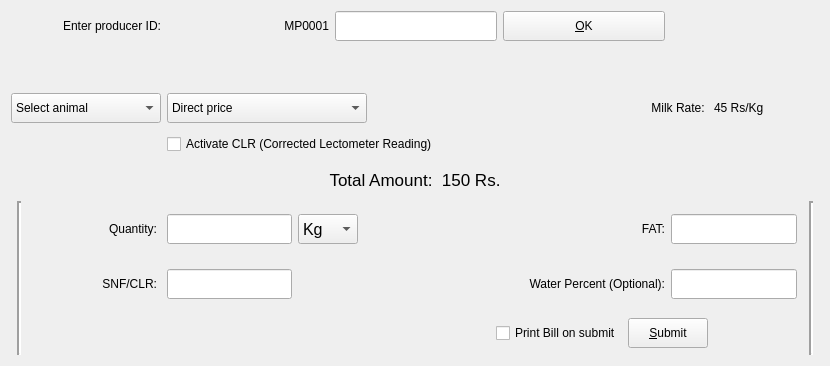
         <widget class="QWidget" name="producerTab">
          <attribute name="title">
           <string>          Producer          </string>
          </attribute>
          <layout class="QGridLayout" name="gridLayout_2">
           <item row="5" column="1">
            <widget class="QLabel" name="label_17">
             <property name="sizePolicy">
              <sizepolicy hsizetype="Preferred" vsizetype="Fixed">
               <horstretch>0</horstretch>
               <verstretch>0</verstretch>
              </sizepolicy>
             </property>
             <property name="minimumSize">
              <size>
               <width>120</width>
               <height>30</height>
              </size>
             </property>
             <property name="maximumSize">
              <size>
               <width>120</width>
               <height>30</height>
              </size>
             </property>
             <property name="text">
              <string>Quantity:</string>
             </property>
             <property name="alignment">
              <set>Qt::AlignRight|Qt::AlignTrailing|Qt::AlignVCenter</set>
             </property>
             <property name="wordWrap">
              <bool>true</bool>
             </property>
            </widget>
           </item>
           <item row="5" column="5">
            <spacer name="horizontalSpacer_3">
             <property name="orientation">
              <enum>Qt::Horizontal</enum>
             </property>
             <property name="sizeHint" stdset="0">
              <size>
               <width>60</width>
               <height>20</height>
              </size>
             </property>
            </spacer>
           </item>
           <item row="5" column="6" colspan="2">
            <widget class="QLabel" name="pFatLabel">
             <property name="sizePolicy">
              <sizepolicy hsizetype="Preferred" vsizetype="Fixed">
               <horstretch>0</horstretch>
               <verstretch>0</verstretch>
              </sizepolicy>
             </property>
             <property name="minimumSize">
              <size>
               <width>0</width>
               <height>30</height>
              </size>
             </property>
             <property name="maximumSize">
              <size>
               <width>16777215</width>
               <height>30</height>
              </size>
             </property>
             <property name="text">
              <string>FAT:</string>
             </property>
             <property name="alignment">
              <set>Qt::AlignRight|Qt::AlignTrailing|Qt::AlignVCenter</set>
             </property>
             <property name="wordWrap">
              <bool>true</bool>
             </property>
            </widget>
           </item>
           <item row="2" column="0" colspan="2">
            <widget class="QComboBox" name="pAnimalBox">
             <property name="minimumSize">
              <size>
               <width>150</width>
               <height>30</height>
              </size>
             </property>
             <property name="maximumSize">
              <size>
               <width>200</width>
               <height>30</height>
              </size>
             </property>
             <property name="cursor">
              <cursorShape>PointingHandCursor</cursorShape>
             </property>
             <property name="toolTip">
              <string>select animal type</string>
             </property>
             <item>
              <property name="text">
               <string>Select animal</string>
              </property>
             </item>
             <item>
              <property name="text">
               <string>Buffalo</string>
              </property>
             </item>
             <item>
              <property name="text">
               <string>Cow</string>
              </property>
             </item>
             <item>
              <property name="text">
               <string>Goat</string>
              </property>
             </item>
             <item>
              <property name="text">
               <string>Mix</string>
              </property>
             </item>
            </widget>
           </item>
           <item row="2" column="6" colspan="3">
            <widget class="QLabel" name="label_15">
             <property name="sizePolicy">
              <sizepolicy hsizetype="Preferred" vsizetype="Fixed">
               <horstretch>0</horstretch>
               <verstretch>0</verstretch>
              </sizepolicy>
             </property>
             <property name="minimumSize">
              <size>
               <width>200</width>
               <height>30</height>
              </size>
             </property>
             <property name="maximumSize">
              <size>
               <width>16777215</width>
               <height>30</height>
              </size>
             </property>
             <property name="text">
              <string>Milk Rate: </string>
             </property>
             <property name="alignment">
              <set>Qt::AlignRight|Qt::AlignTrailing|Qt::AlignVCenter</set>
             </property>
             <property name="wordWrap">
              <bool>true</bool>
             </property>
            </widget>
           </item>
           <item row="3" column="2" colspan="6">
            <widget class="QCheckBox" name="pclrBox">
             <property name="sizePolicy">
              <sizepolicy hsizetype="Preferred" vsizetype="Fixed">
               <horstretch>0</horstretch>
               <verstretch>0</verstretch>
              </sizepolicy>
             </property>
             <property name="minimumSize">
              <size>
               <width>0</width>
               <height>30</height>
              </size>
             </property>
             <property name="maximumSize">
              <size>
               <width>16777215</width>
               <height>30</height>
              </size>
             </property>
             <property name="cursor">
              <cursorShape>PointingHandCursor</cursorShape>
             </property>
             <property name="toolTip">
              <string>activate or deactivate clr for milk entry</string>
             </property>
             <property name="text">
              <string>Activate CLR (Corrected Lectometer Reading)</string>
             </property>
             <property name="tristate">
              <bool>false</bool>
             </property>
            </widget>
           </item>
           <item row="0" column="0" colspan="2">
            <widget class="QLabel" name="label_5">
             <property name="sizePolicy">
              <sizepolicy hsizetype="Preferred" vsizetype="Fixed">
               <horstretch>0</horstretch>
               <verstretch>0</verstretch>
              </sizepolicy>
             </property>
             <property name="minimumSize">
              <size>
               <width>0</width>
               <height>30</height>
              </size>
             </property>
             <property name="maximumSize">
              <size>
               <width>16777215</width>
               <height>30</height>
              </size>
             </property>
             <property name="text">
              <string>Enter producer ID:</string>
             </property>
             <property name="alignment">
              <set>Qt::AlignRight|Qt::AlignTrailing|Qt::AlignVCenter</set>
             </property>
             <property name="wordWrap">
              <bool>true</bool>
             </property>
            </widget>
           </item>
           <item row="6" column="5">
            <spacer name="horizontalSpacer_4">
             <property name="orientation">
              <enum>Qt::Horizontal</enum>
             </property>
             <property name="sizeHint" stdset="0">
              <size>
               <width>60</width>
               <height>20</height>
              </size>
             </property>
            </spacer>
           </item>
           <item row="6" column="6" colspan="2">
            <widget class="QLabel" name="pwpLabel">
             <property name="sizePolicy">
              <sizepolicy hsizetype="Preferred" vsizetype="Fixed">
               <horstretch>0</horstretch>
               <verstretch>0</verstretch>
              </sizepolicy>
             </property>
             <property name="minimumSize">
              <size>
               <width>0</width>
               <height>30</height>
              </size>
             </property>
             <property name="maximumSize">
              <size>
               <width>16777215</width>
               <height>30</height>
              </size>
             </property>
             <property name="text">
              <string>Water Percent (Optional):</string>
             </property>
             <property name="alignment">
              <set>Qt::AlignRight|Qt::AlignTrailing|Qt::AlignVCenter</set>
             </property>
             <property name="wordWrap">
              <bool>true</bool>
             </property>
            </widget>
           </item>
           <item row="6" column="8" colspan="2">
            <widget class="QLineEdit" name="pwpEdit">
             <property name="sizePolicy">
              <sizepolicy hsizetype="Preferred" vsizetype="Fixed">
               <horstretch>0</horstretch>
               <verstretch>0</verstretch>
              </sizepolicy>
             </property>
             <property name="minimumSize">
              <size>
               <width>100</width>
               <height>30</height>
              </size>
             </property>
             <property name="maximumSize">
              <size>
               <width>200</width>
               <height>30</height>
              </size>
             </property>
             <property name="acceptDrops">
              <bool>false</bool>
             </property>
             <property name="toolTip">
              <string>enter water percentage in milk</string>
             </property>
             <property name="maxLength">
              <number>4</number>
             </property>
             <property name="alignment">
              <set>Qt::AlignCenter</set>
             </property>
            </widget>
           </item>
           <item row="7" column="1" colspan="5">
            <spacer name="horizontalSpacer_6">
             <property name="orientation">
              <enum>Qt::Horizontal</enum>
             </property>
             <property name="sizeHint" stdset="0">
              <size>
               <width>384</width>
               <height>20</height>
              </size>
             </property>
            </spacer>
           </item>
           <item row="7" column="6">
            <widget class="QCheckBox" name="pPrintBox">
             <property name="sizePolicy">
              <sizepolicy hsizetype="Preferred" vsizetype="Fixed">
               <horstretch>0</horstretch>
               <verstretch>0</verstretch>
              </sizepolicy>
             </property>
             <property name="minimumSize">
              <size>
               <width>0</width>
               <height>30</height>
              </size>
             </property>
             <property name="maximumSize">
              <size>
               <width>16777215</width>
               <height>30</height>
              </size>
             </property>
             <property name="cursor">
              <cursorShape>PointingHandCursor</cursorShape>
             </property>
             <property name="toolTip">
              <string>print bill on machine</string>
             </property>
             <property name="text">
              <string>Print Bill on submit</string>
             </property>
             <property name="tristate">
              <bool>false</bool>
             </property>
            </widget>
           </item>
           <item row="7" column="7" colspan="2">
            <widget class="QPushButton" name="pSubmitButton">
             <property name="sizePolicy">
              <sizepolicy hsizetype="Preferred" vsizetype="Fixed">
               <horstretch>0</horstretch>
               <verstretch>0</verstretch>
              </sizepolicy>
             </property>
             <property name="minimumSize">
              <size>
               <width>0</width>
               <height>30</height>
              </size>
             </property>
             <property name="maximumSize">
              <size>
               <width>16777215</width>
               <height>30</height>
              </size>
             </property>
             <property name="cursor">
              <cursorShape>PointingHandCursor</cursorShape>
             </property>
             <property name="toolTip">
              <string>submit entered milk data</string>
             </property>
             <property name="text">
              <string>&amp;Submit</string>
             </property>
            </widget>
           </item>
           <item row="7" column="9">
            <spacer name="horizontalSpacer_5">
             <property name="orientation">
              <enum>Qt::Horizontal</enum>
             </property>
             <property name="sizeHint" stdset="0">
              <size>
               <width>83</width>
               <height>20</height>
              </size>
             </property>
            </spacer>
           </item>
           <item row="0" column="2" colspan="6">
            <layout class="QHBoxLayout" name="horizontalLayout">
             <item>
              <widget class="QLabel" name="prodTagLabel">
               <property name="sizePolicy">
                <sizepolicy hsizetype="Preferred" vsizetype="Fixed">
                 <horstretch>0</horstretch>
                 <verstretch>0</verstretch>
                </sizepolicy>
               </property>
               <property name="minimumSize">
                <size>
                 <width>100</width>
                 <height>30</height>
                </size>
               </property>
               <property name="maximumSize">
                <size>
                 <width>16777215</width>
                 <height>30</height>
                </size>
               </property>
               <property name="text">
                <string>MP0001</string>
               </property>
               <property name="alignment">
                <set>Qt::AlignRight|Qt::AlignTrailing|Qt::AlignVCenter</set>
               </property>
               <property name="wordWrap">
                <bool>true</bool>
               </property>
              </widget>
             </item>
             <item>
              <widget class="QLineEdit" name="pSearchEdit">
               <property name="sizePolicy">
                <sizepolicy hsizetype="Preferred" vsizetype="Fixed">
                 <horstretch>0</horstretch>
                 <verstretch>0</verstretch>
                </sizepolicy>
               </property>
               <property name="minimumSize">
                <size>
                 <width>100</width>
                 <height>30</height>
                </size>
               </property>
               <property name="maximumSize">
                <size>
                 <width>16777215</width>
                 <height>30</height>
                </size>
               </property>
               <property name="acceptDrops">
                <bool>false</bool>
               </property>
               <property name="toolTip">
                <string>search for producer</string>
               </property>
               <property name="maxLength">
                <number>4</number>
               </property>
              </widget>
             </item>
             <item>
              <widget class="QPushButton" name="pokButton">
               <property name="sizePolicy">
                <sizepolicy hsizetype="Preferred" vsizetype="Fixed">
                 <horstretch>0</horstretch>
                 <verstretch>0</verstretch>
                </sizepolicy>
               </property>
               <property name="minimumSize">
                <size>
                 <width>100</width>
                 <height>30</height>
                </size>
               </property>
               <property name="maximumSize">
                <size>
                 <width>16777215</width>
                 <height>30</height>
                </size>
               </property>
               <property name="cursor">
                <cursorShape>PointingHandCursor</cursorShape>
               </property>
               <property name="toolTip">
                <string>search for producer</string>
               </property>
               <property name="text">
                <string>&amp;OK</string>
               </property>
              </widget>
             </item>
            </layout>
           </item>
           <item row="4" column="0" colspan="11">
            <widget class="QLabel" name="pAmountLabel">
             <property name="sizePolicy">
              <sizepolicy hsizetype="Expanding" vsizetype="Fixed">
               <horstretch>0</horstretch>
               <verstretch>0</verstretch>
              </sizepolicy>
             </property>
             <property name="minimumSize">
              <size>
               <width>0</width>
               <height>30</height>
              </size>
             </property>
             <property name="maximumSize">
              <size>
               <width>16777215</width>
               <height>30</height>
              </size>
             </property>
             <property name="font">
              <font>
               <pointsize>13</pointsize>
              </font>
             </property>
             <property name="toolTip">
              <string>total amount for milk will be shown here.</string>
             </property>
             <property name="text">
              <string>Total Amount:  150 Rs.</string>
             </property>
             <property name="alignment">
              <set>Qt::AlignCenter</set>
             </property>
             <property name="wordWrap">
              <bool>true</bool>
             </property>
             <property name="textInteractionFlags">
              <set>Qt::NoTextInteraction</set>
             </property>
            </widget>
           </item>
           <item row="5" column="8" colspan="2">
            <widget class="QLineEdit" name="pFatEdit">
             <property name="sizePolicy">
              <sizepolicy hsizetype="Preferred" vsizetype="Fixed">
               <horstretch>0</horstretch>
               <verstretch>0</verstretch>
              </sizepolicy>
             </property>
             <property name="minimumSize">
              <size>
               <width>100</width>
               <height>30</height>
              </size>
             </property>
             <property name="maximumSize">
              <size>
               <width>200</width>
               <height>30</height>
              </size>
             </property>
             <property name="acceptDrops">
              <bool>false</bool>
             </property>
             <property name="toolTip">
              <string>enter fat of milk</string>
             </property>
             <property name="maxLength">
              <number>4</number>
             </property>
             <property name="alignment">
              <set>Qt::AlignCenter</set>
             </property>
            </widget>
           </item>
           <item row="5" column="10" rowspan="3">
            <widget class="Line" name="line_6">
             <property name="sizePolicy">
              <sizepolicy hsizetype="Fixed" vsizetype="Fixed">
               <horstretch>0</horstretch>
               <verstretch>0</verstretch>
              </sizepolicy>
             </property>
             <property name="minimumSize">
              <size>
               <width>16</width>
               <height>154</height>
              </size>
             </property>
             <property name="maximumSize">
              <size>
               <width>16</width>
               <height>154</height>
              </size>
             </property>
             <property name="lineWidth">
              <number>2</number>
             </property>
             <property name="orientation">
              <enum>Qt::Vertical</enum>
             </property>
            </widget>
           </item>
           <item row="6" column="1">
            <widget class="QLabel" name="psnfLabel">
             <property name="sizePolicy">
              <sizepolicy hsizetype="Preferred" vsizetype="Fixed">
               <horstretch>0</horstretch>
               <verstretch>0</verstretch>
              </sizepolicy>
             </property>
             <property name="minimumSize">
              <size>
               <width>120</width>
               <height>30</height>
              </size>
             </property>
             <property name="maximumSize">
              <size>
               <width>120</width>
               <height>30</height>
              </size>
             </property>
             <property name="text">
              <string>SNF/CLR:</string>
             </property>
             <property name="alignment">
              <set>Qt::AlignRight|Qt::AlignTrailing|Qt::AlignVCenter</set>
             </property>
             <property name="wordWrap">
              <bool>true</bool>
             </property>
            </widget>
           </item>
           <item row="6" column="2" colspan="2">
            <widget class="QLineEdit" name="psnfEdit">
             <property name="sizePolicy">
              <sizepolicy hsizetype="Preferred" vsizetype="Fixed">
               <horstretch>0</horstretch>
               <verstretch>0</verstretch>
              </sizepolicy>
             </property>
             <property name="minimumSize">
              <size>
               <width>125</width>
               <height>30</height>
              </size>
             </property>
             <property name="maximumSize">
              <size>
               <width>16777215</width>
               <height>30</height>
              </size>
             </property>
             <property name="acceptDrops">
              <bool>false</bool>
             </property>
             <property name="toolTip">
              <string>enter clr or snf of milk</string>
             </property>
             <property name="maxLength">
              <number>4</number>
             </property>
             <property name="alignment">
              <set>Qt::AlignCenter</set>
             </property>
            </widget>
           </item>
           <item row="5" column="2" colspan="2">
            <widget class="QLineEdit" name="pQuantityEdit">
             <property name="sizePolicy">
              <sizepolicy hsizetype="Preferred" vsizetype="Fixed">
               <horstretch>0</horstretch>
               <verstretch>0</verstretch>
              </sizepolicy>
             </property>
             <property name="minimumSize">
              <size>
               <width>125</width>
               <height>30</height>
              </size>
             </property>
             <property name="maximumSize">
              <size>
               <width>16777215</width>
               <height>30</height>
              </size>
             </property>
             <property name="acceptDrops">
              <bool>false</bool>
             </property>
             <property name="toolTip">
              <string>enter quantity of milk</string>
             </property>
             <property name="maxLength">
              <number>4</number>
             </property>
             <property name="alignment">
              <set>Qt::AlignCenter</set>
             </property>
            </widget>
           </item>
           <item row="5" column="0" rowspan="3">
            <widget class="Line" name="line_5">
             <property name="sizePolicy">
              <sizepolicy hsizetype="Fixed" vsizetype="Fixed">
               <horstretch>0</horstretch>
               <verstretch>0</verstretch>
              </sizepolicy>
             </property>
             <property name="minimumSize">
              <size>
               <width>16</width>
               <height>154</height>
              </size>
             </property>
             <property name="maximumSize">
              <size>
               <width>16</width>
               <height>154</height>
              </size>
             </property>
             <property name="lineWidth">
              <number>2</number>
             </property>
             <property name="orientation">
              <enum>Qt::Vertical</enum>
             </property>
            </widget>
           </item>
           <item row="2" column="2" colspan="4">
            <widget class="QComboBox" name="ppBox">
             <property name="minimumSize">
              <size>
               <width>150</width>
               <height>30</height>
              </size>
             </property>
             <property name="maximumSize">
              <size>
               <width>200</width>
               <height>30</height>
              </size>
             </property>
             <property name="cursor">
              <cursorShape>PointingHandCursor</cursorShape>
             </property>
             <property name="toolTip">
              <string>select milk pricing method</string>
             </property>
             <item>
              <property name="text">
               <string>Direct price</string>
              </property>
             </item>
             <item>
              <property name="text">
               <string>Price on fat</string>
              </property>
             </item>
            </widget>
           </item>
           <item row="1" column="2">
            <widget class="QLabel" name="panimationLabel">
             <property name="sizePolicy">
              <sizepolicy hsizetype="Fixed" vsizetype="Fixed">
               <horstretch>0</horstretch>
               <verstretch>0</verstretch>
              </sizepolicy>
             </property>
             <property name="minimumSize">
              <size>
               <width>50</width>
               <height>40</height>
              </size>
             </property>
             <property name="maximumSize">
              <size>
               <width>50</width>
               <height>40</height>
              </size>
             </property>
             <property name="text">
              <string/>
             </property>
             <property name="alignment">
              <set>Qt::AlignLeading|Qt::AlignLeft|Qt::AlignVCenter</set>
             </property>
             <property name="wordWrap">
              <bool>true</bool>
             </property>
            </widget>
           </item>
           <item row="2" column="9">
            <widget class="QLabel" name="pMilkRateLabel">
             <property name="sizePolicy">
              <sizepolicy hsizetype="Preferred" vsizetype="Fixed">
               <horstretch>0</horstretch>
               <verstretch>0</verstretch>
              </sizepolicy>
             </property>
             <property name="minimumSize">
              <size>
               <width>70</width>
               <height>30</height>
              </size>
             </property>
             <property name="maximumSize">
              <size>
               <width>70</width>
               <height>30</height>
              </size>
             </property>
             <property name="toolTip">
              <string>milk rate for current producer</string>
             </property>
             <property name="text">
              <string>45 Rs/Kg</string>
             </property>
             <property name="alignment">
              <set>Qt::AlignLeading|Qt::AlignLeft|Qt::AlignVCenter</set>
             </property>
             <property name="wordWrap">
              <bool>true</bool>
             </property>
            </widget>
           </item>
           <item row="5" column="4">
            <widget class="QComboBox" name="pWeightBox">
             <property name="minimumSize">
              <size>
               <width>0</width>
               <height>30</height>
              </size>
             </property>
             <property name="maximumSize">
              <size>
               <width>16777215</width>
               <height>30</height>
              </size>
             </property>
             <property name="font">
              <font>
               <pointsize>12</pointsize>
              </font>
             </property>
             <property name="cursor">
              <cursorShape>PointingHandCursor</cursorShape>
             </property>
             <property name="toolTip">
              <string>select milk weight type</string>
             </property>
             <item>
              <property name="text">
               <string>Kg</string>
              </property>
             </item>
             <item>
              <property name="text">
               <string>Litre</string>
              </property>
             </item>
            </widget>
           </item>
           <item row="1" column="3" colspan="7">
            <widget class="QLabel" name="pNameLabel">
             <property name="sizePolicy">
              <sizepolicy hsizetype="Preferred" vsizetype="Fixed">
               <horstretch>0</horstretch>
               <verstretch>0</verstretch>
              </sizepolicy>
             </property>
             <property name="minimumSize">
              <size>
               <width>0</width>
               <height>40</height>
              </size>
             </property>
             <property name="maximumSize">
              <size>
               <width>16777215</width>
               <height>40</height>
              </size>
             </property>
             <property name="font">
              <font>
               <pointsize>14</pointsize>
              </font>
             </property>
             <property name="text">
              <string/>
             </property>
             <property name="alignment">
              <set>Qt::AlignLeading|Qt::AlignLeft|Qt::AlignVCenter</set>
             </property>
             <property name="wordWrap">
              <bool>true</bool>
             </property>
            </widget>
           </item>
          </layout>
         </widget>
